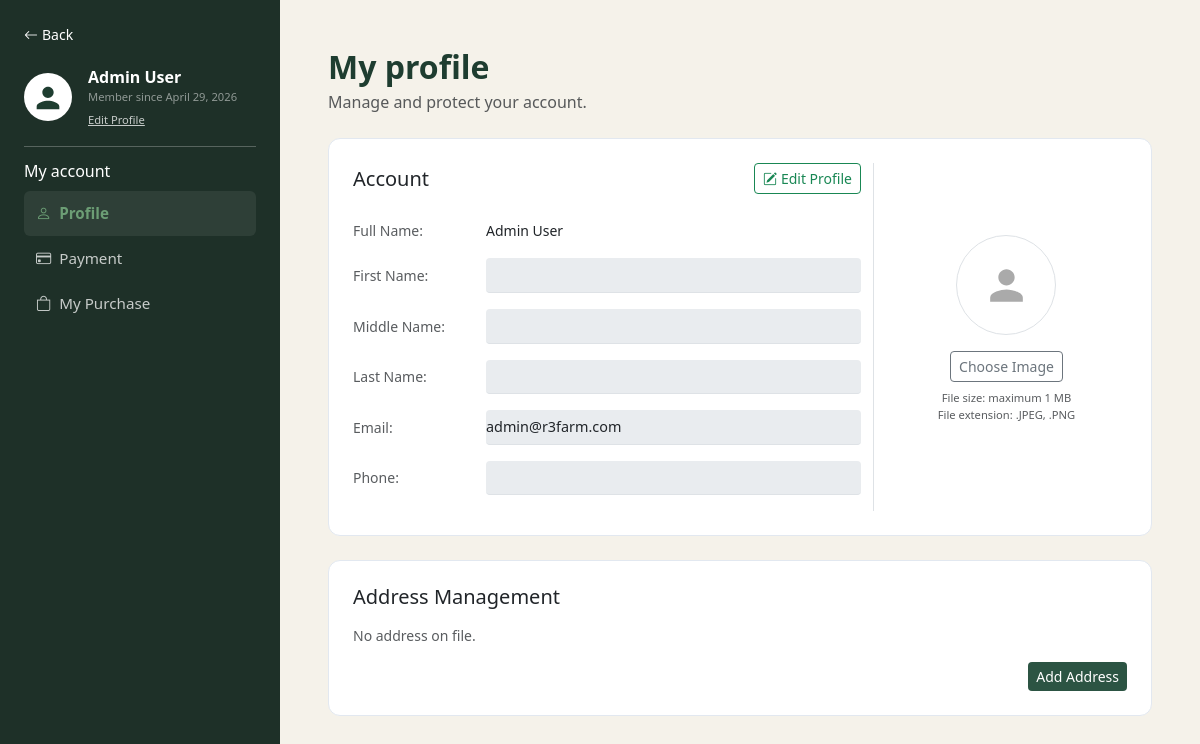
The app's page /profile.php (signed in) with its own data.
### tables this page shows
CREATE TABLE `users` (
  `id` int(11) NOT NULL,
  `name` varchar(100) NOT NULL,
  `first_name` varchar(120) DEFAULT NULL,
  `middle_name` varchar(120) DEFAULT NULL,
  `last_name` varchar(120) DEFAULT NULL,
  `email` varchar(100) NOT NULL,
  `phone_num` varchar(20) DEFAULT NULL,
  `password` varchar(255) NOT NULL,
  `role` enum('user','admin') DEFAULT 'user',
  `created_at` timestamp NOT NULL DEFAULT current_timestamp()
);

### profile.php (the view, shortened to what this page needs)
<?php
function buildFullName(?string $firstName, ?string $middleName, ?string $lastName): string
{
    $parts = [];
    return trim(implode(' ', $parts));
}
$database = new Database();
$conn = $database->getConnection();
$user_id = $_COOKIE['user_id'] ?? $_SESSION['user_id'];
$stmt = $conn->prepare("SELECT * FROM users WHERE id = ?");
$stmt->bind_param("i", $user_id);
$stmt->execute();
$user = $stmt->get_result()->fetch_assoc();
$displayName = buildFullName($user['first_name'] ?? '', $user['middle_name'] ?? '', $user['last_name'] ?? '');
if ($displayName === '') {
    $displayName = trim((string) ($user['name'] ?? ''));
}
function loadAddresses($conn, $user_id)
{
    $addresses = [];
    return $addresses;
}
$addresses = loadAddresses($conn, $user_id);
$member_since = date("F j, Y", strtotime($user['created_at']));
$profilePhone = isset($user['phone_num']) && $user['phone_num'] !== null ? (string) $user['phone_num'] : '';
?>
<!DOCTYPE html>
<html lang="en">
<head>
    <link href="https://cdn.jsdelivr.net/npm/bootstrap@5.3.3/dist/css/bootstrap.min.css" rel="stylesheet">
    <link href="https://cdn.jsdelivr.net/npm/bootstrap-icons@1.11.3/font/bootstrap-icons.min.css" rel="stylesheet">
    <link rel="stylesheet" href="styles/profile.css">
</head>
<body>
    <div class="d-flex">
        <aside id="sidebar" class="p-4 d-flex flex-column gap-3">
            <div id="sidebarBody">
                <a href="index.php" class="text-white text-decoration-none small">
                    <i class="bi bi-arrow-left me-1"></i>Back
                </a>
                <div class="d-flex align-items-center gap-3 pb-3 border-bottom border-white border-opacity-25 mt-2">
                    <div class="avatar-circle"></div>
                    <div>
                        <div class="fw-semibold text-white"><?= htmlspecialchars($displayName) ?></div>
                        <div class="text-white opacity-50" style="font-size:.7rem;">Member since
                            <?= htmlspecialchars($member_since) ?></div>
                        <a href="#" id="sidebarEditProfile" class="text-white opacity-75 text-decoration-underline"
                            style="font-size:.7rem;">Edit Profile</a>
                    </div>
                </div>
                <nav>
                    <p class="text-white fs-6 fw-medium mb-2">My account</p>
                    <ul class="list-unstyled mb-0">
                        <li class="nav-link-side active" data-target="profile-panel"><i
                                class="bi bi-person me-2"></i>Profile</li>
                        <li class="nav-link-side" data-target="payment-panel"><i class="bi bi-credit-card me-2"></i>Payment
                        </li>
                        <li class="nav-link-side" data-target="purchase-panel"><i class="bi bi-bag me-2"></i>My Purchase
                        </li>
                    </ul>
                </nav>
            </div>
        </aside>
        <main class="flex-grow-1 p-5">
            <div class="content-header mb-4">
                <h2 class="fw-bold mb-1">My profile</h2>
                <p class="text-muted mb-0">Manage and protect your account.</p>
            </div>
            <section id="profile-panel" class="content-panel">
                <div class="card mb-4 p-4">
                    <div class="row g-4">
                        <div class="col-lg-8">
                            <div class="d-flex justify-content-between align-items-center mb-4">
                                <h5 class="fw-medium mb-0">Account</h5>
                                <button type="button" id="unlockProfileBtn" class="btn btn-sm btn-outline-success"><i
                                        class="bi bi-pencil-square me-1"></i>Edit Profile</button>
                            </div>
                            <form method="post" id="profileForm">
                                <div class="row align-items-center mb-3">
                                    <label class="col-4 col-sm-3 text-muted small">Full Name:</label>
                                    <div class="col"><span class="small"><?= htmlspecialchars($displayName ?: 'N/A') ?></span></div>
                                </div>
                                <div class="row align-items-center mb-3">
                                    <label class="col-4 col-sm-3 text-muted small">First Name:</label>
                                    <div class="col">
                                        <input type="text" name="first_name" id="profileFirstName"
                                            class="input-underline form-control form-control-sm"
                                            value="<?= htmlspecialchars($user['first_name'] ?? '') ?>" disabled required>
                                    </div>
                                </div>
                                <div class="row align-items-center mb-3">
                                    <label class="col-4 col-sm-3 text-muted small">Middle Name:</label>
                                    <div class="col">
                                        <input type="text" name="middle_name" id="profileMiddleName"
                                            class="input-underline form-control form-control-sm"
                                            value="<?= htmlspecialchars($user['middle_name'] ?? '') ?>" disabled>
                                    </div>
                                </div>
                                <div class="row align-items-center mb-3">
                                    <label class="col-4 col-sm-3 text-muted small">Last Name:</label>
                                    <div class="col">
                                        <input type="text" name="last_name" id="profileLastName"
                                            class="input-underline form-control form-control-sm"
                                            value="<?= htmlspecialchars($user['last_name'] ?? '') ?>" disabled required>
                                    </div>
                                </div>
                                <div class="row align-items-center mb-3">
                                    <label class="col-4 col-sm-3 text-muted small">Email:</label>
                                    <div class="col">
                                        <input type="email" name="email" id="profileEmail"
                                            class="input-underline form-control form-control-sm"
                                            value="<?= htmlspecialchars($user['email'] ?? '') ?>" disabled required>
                                    </div>
                                </div>
                                <div class="row align-items-center mb-3">
                                    <label class="col-4 col-sm-3 text-muted small">Phone:</label>
                                    <div class="col">
                                        <input type="tel" id="profilePhone" name="phone_num" inputmode="numeric" minlength="1"
                                            pattern="[0-9]*" oninput="this.value=this.value.replace(/[^0-9]/g,'')"
                                            class="input-underline form-control form-control-sm"
                                            value="<?= htmlspecialchars($profilePhone) ?>" disabled>
                                    </div>
                                </div>
                            </form>
                        </div>
                        <div class="col-lg-4 d-flex flex-column align-items-center justify-content-center border-start">
                            <div class="upload-circle mb-3"></div>
                            <button class="btn btn-outline-secondary btn-sm">Choose Image</button>
                            <p class="text-muted mt-2 text-center" style="font-size:.7rem; line-height:1.5;">
                                File size: maximum 1 MB<br>File extension: .JPEG, .PNG
                            </p>
                        </div>
                    </div>
                </div>
                <div class="card p-4">
                    <h5 class="fw-medium mb-3">Address Management</h5>
                    <?php if (empty($addresses)): ?>
                        <p class="text-muted small mb-3">No address on file.</p>
                    <?php endif; ?>
                    <div class="d-flex gap-2 justify-content-end flex-wrap">
                        <button class="btn btn-farm btn-sm" id="showAddAddress" type="button">Add Address</button>
                    </div>
                </div>
            </section>
        </main>
    </div>
</body>
</html>

### styles/profile.css (style rules this page uses)
:root { --green-dark: #1e3d30; --green-mid: #2c5443; --green-accent: #6c9e75; --bg-light: #f9f8f6; }
body { background-color: #f5f2ea; }
#sidebar { width: 280px; min-width: 280px; background-color: #1e3028; min-height: 100vh; }
.avatar-circle { width: 48px; height: 48px; border-radius: 50%; flex-shrink: 0; }
.nav-link-side { color: rgba(255, 255, 255, 0.75); padding: 0.7rem 0.75rem; border-radius: 6px; font-size: 0.95rem; transition: all 0.2s; cursor: pointer; }
.nav-link-side.active { color: var(--green-accent); font-weight: 600; background: rgba(255, 255, 255, 0.07); }
.content-header h2 { color: var(--green-dark); }
.card { border-radius: 12px; border-color: #e2e8f0; }
.input-underline { border: none; border-bottom: 1px solid #dee2e6; outline: none; background: transparent; font-size: 0.9rem; padding: 6px 0; flex: 1; }
.upload-circle { width: 100px; height: 100px; border-radius: 50%; border: 1px solid #dee2e6; }
.btn-farm { background: var(--green-mid); color: #fff; border: none; }

### profile.php (style rules this page uses)
@media (min-width: 768px) { #sidebarBody { display: flex !important; flex-direction: column; gap: 0.75rem; } }

### records on screen
users: name "Admin User", created_at "April 29, 2026", email "admin@r3farm.com"
